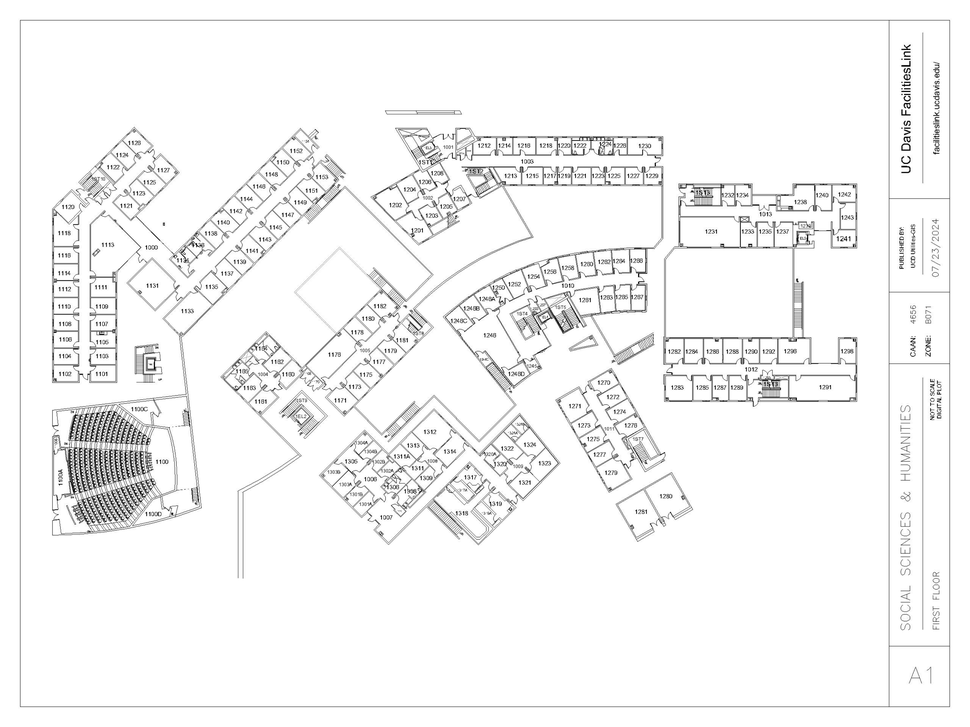
#> input picture code/DeathStarFirstFloor.png, 970 x 727 px, shrunk from 3413 x 2560 before the run, found by its file name
$ python thickDoors.py
#> lines starting #> are read from the running program, lines starting #| are printed output that depends on the picture; after the words box and inside, x2 and y2 are one past the last pixel; in counts of white or black regions, pixels touching at a corner belong together
import cv2
import numpy as np
import matplotlib.pyplot as plt
import time
import os
import pickle

# File paths for the uploaded images and detections
floorplan_image_path = "Code/data/floor_plans/DeathStarFirstFloor.png"
detections_file_path = "detections.pkl"  # File to save/load detections

def load_image(file_path):
    """
    Loads an image from the specified file path.

    Args:
        file_path (str): Path to the image file.

    Returns:
        numpy.ndarray: Loaded image.

    Raises:
        ValueError: If the image fails to load.
    """
    print(f"Loading image from: {file_path}")
    image = cv2.imread(file_path)

    # Check if the image was loaded correctly
    if image is None:
        raise ValueError(f"Failed to load the image. Check the file path: {file_path}")

    print("Image loaded successfully!")
    return image

def convert_to_binary_matrix(image):
    """
    Converts a BGR image to a binary image using grayscale conversion and thresholding.

    Args:
        image (numpy.ndarray): Input BGR image.

    Returns:
        numpy.ndarray: Binary image with pixels as 0 or 255.
    """
    # Convert to grayscale
    gray = cv2.cvtColor(image, cv2.COLOR_BGR2GRAY)
    # Apply binary thresholding (invert the binary image)
    _, binary = cv2.threshold(gray, 200, 255, cv2.THRESH_BINARY_INV)
    return binary

def expand_pixels_with_3x3_neighborhood(binary_image):
    """
    Expands all pixels with value 1 by filling a 3x3 neighborhood around each pixel with 1s.

    Args:
        binary_image (numpy.ndarray): Input binary image (0 or 255).

    Returns:
        numpy.ndarray: Expanded binary image with a 3x3 neighborhood filled around each 1 pixel.
    """
    # Create a 3x3 structuring element of 1s
    kernel = np.ones((3, 3), dtype=np.uint8)

    # Apply morphological dilation using the 3x3 kernel
    expanded_image = cv2.dilate(binary_image, kernel, iterations=1)

    return expanded_image

# [28 lines left out: function remove_thin_walls, not called in this run]

def define_template():
    """
    Defines the 23x20 binary template as provided.

    Returns:
        numpy.ndarray: Binary template image with pixels as 0 or 255.
    """
    template_matrix = np.array([
        list("00000000000000000000"),
        list("00000000000000111111"),
        list("00000000000001111111"),
        list("00000000000111111111"),
        list("00000000001111111111"),
        list("00000001111111101111"),
        list("00000001111111101111"),
        list("00000111111100001111"),
        list("00001111111000001111"),
        list("00011111110000001111"),
        list("00011111000000001111"),
        list("00011110000000001111"),
        list("00111110000000001111"),
        list("00111100000000001111"),
        list("01111100000000001111"),
        list("01111000000000001111"),
        list("01110000000000001111"),
        list("01110000000000001111"),
        list("11110000000000001111"),
        list("11110000000000001111"),
    ], dtype=str)

    # Convert '0' and '1' to binary values (0 and 255)
    template_binary = np.where(template_matrix == '1', 255, 0).astype(np.uint8)

    # Check the shape
    print(f"Template shape: {template_binary.shape}")

    return template_binary

def detect_template(image, template, scales=[1.2, 1.1, 1.0, 0.9, 0.8], angles=range(0, 360, 15), threshold=0.7):
    """
    Detects the given template in the image, handling rotations, mirrored versions, and multiple scales.
    Applies Non-Maximum Suppression (NMS) to remove closely overlapping detections.

    Args:
        image (numpy.ndarray): Input binary image (0 or 255).
        template (numpy.ndarray): Binary template image (0 or 255).
        scales (list): List of scales to resize the template.
        angles (iterable): Angles in degrees to rotate the template for matching.
        threshold (float): Matching threshold between 0 and 1.

    Returns:
        list of tuples: Final filtered detections with their top-left coordinates, rotation angles, and scale factors.
        numpy.ndarray: Image with filtered detected templates outlined.
    """
    detected = []
    result_image = cv2.cvtColor(image, cv2.COLOR_GRAY2BGR)

    # Create a mirrored (flipped) version of the template
    mirrored_template = cv2.flip(template, 1)

    # Define a list of templates to check (original and mirrored)
    templates = [template, mirrored_template]

    # Iterate over each template (original and mirrored)
    for current_template in templates:
        for scale in scales:
            # Resize the template based on the current scale
            scaled_template = cv2.resize(current_template, (0, 0), fx=scale, fy=scale, interpolation=cv2.INTER_NEAREST)
            template_height, template_width = scaled_template.shape

            for angle in angles:
                # Rotate the scaled template
                center = (template_width // 2, template_height // 2)
                M = cv2.getRotationMatrix2D(center, angle, 1.0)
                rotated_template = cv2.warpAffine(scaled_template, M, (template_width, template_height), flags=cv2.INTER_NEAREST)

                # Perform template matching
                result = cv2.matchTemplate(image, rotated_template, cv2.TM_CCOEFF_NORMED)

                # Find locations where the match exceeds the threshold
                loc = np.where(result >= threshold)

                for pt in zip(*loc[::-1]):
                    score = result[pt[1], pt[0]]
                    detected.append((pt, angle, scale, score, template_width, template_height))

    # Apply Non-Maximum Suppression (NMS)
    final_detections = apply_local_nms(detected, distance_threshold=10)

    # Draw final detections
    for det in final_detections:
        pt, angle, scale, score, template_width, template_height = det
        bottom_right = (pt[0] + template_width, pt[1] + template_height)
        cv2.rectangle(result_image, pt, bottom_right, (0, 255, 0), 2)  # Green rectangles

    print(f"Total final detections after NMS: {len(final_detections)}")
    return final_detections, result_image

def apply_local_nms(detections, distance_threshold=10):
    """
    Applies Non-Maximum Suppression (NMS) locally to groups of close detections.

    Args:
        detections (list): List of detections, each as (pt, angle, scale, score, width, height).
        distance_threshold (int): Maximum distance between detections to be considered close.

    Returns:
        list: Final list of filtered detections after local NMS.
    """
    if not detections:
        return []

    # Helper function to compute the Euclidean distance
    def euclidean_distance(pt1, pt2):
        return np.sqrt((pt1[0] - pt2[0]) ** 2 + (pt1[1] - pt2[1]) ** 2)

    # Convert detections to a list of centers and scores
    centers = [(det[0][0] + det[4] // 2, det[0][1] + det[5] // 2) for det in detections]
    scores = [det[3] for det in detections]

    # Group detections using a list of visited flags
    visited = [False] * len(detections)
    final_detections = []

    # Iterate through detections to find groups
    for i, (center1, score1) in enumerate(zip(centers, scores)):
        if visited[i]:
            continue

        group = [i]
        visited[i] = True

        # Find all detections close to the current one
        for j, (center2, score2) in enumerate(zip(centers, scores)):
            if i != j and not visited[j] and euclidean_distance(center1, center2) < distance_threshold:
                group.append(j)
                visited[j] = True

        # Apply NMS to the group by selecting the detection with the highest score
        best_index = max(group, key=lambda idx: scores[idx])
        final_detections.append(detections[best_index])

    return final_detections

def has_axis_aligned_corner(window):
    """
    Checks if the given window contains an axis-aligned 90-degree corner.

    Args:
        window (numpy.ndarray): Binary image window (0 or 255) of size 10x10.

    Returns:
        bool: True if the window contains an axis-aligned right-angle corner, False otherwise.
    """
    # Ensure the window is 10x10
    if window.shape != (10, 10):
        return False

    # Define corner patterns
    patterns = [
        ('top-left', window[0, :] == 255, window[:, 0] == 255),
        ('top-right', window[0, :] == 255, window[:, -1] == 255),
        ('bottom-left', window[-1, :] == 255, window[:, 0] == 255),
        ('bottom-right', window[-1, :] == 255, window[:, -1] == 255)
    ]

    for corner_type, row_condition, col_condition in patterns:
        if np.all(row_condition) and np.all(col_condition):
            # Check that the rest of the window is 0
            mask = np.zeros((10, 10), dtype=bool)
            if corner_type in ['top-left', 'top-right']:
                mask[0, :] = True
            if corner_type in ['top-left', 'bottom-left']:
                mask[:, 0] = True
            if corner_type in ['top-right', 'bottom-right']:
                mask[:, -1] = True
            if corner_type in ['bottom-left', 'bottom-right']:
                mask[-1, :] = True

            # Invert mask to check the rest
            rest = window.copy()
            rest[mask] = 0
            if np.all(rest == 0):
                return True

    return False

def filter_detections_with_axis_aligned_corners(detections, image, window_size=10):
    """
    Filters template detections that include an axis-aligned 90-degree corner within a 10x10 window.

    Args:
        detections (list): List of detections (pt, angle, scale, score, width, height).
        image (numpy.ndarray): Input binary image (0 or 255).
        window_size (int): Size of the window to check for corners around each detection.

    Returns:
        list: Filtered list of detections.
    """
    filtered_detections = []
    height, width = image.shape

    for det in detections:
        pt, angle, scale, score, w, h = det
        x1, y1 = pt

        # Define the window boundaries
        # We'll slide the window within the detection's bounding box
        detection_x_start = max(x1, 0)
        detection_y_start = max(y1, 0)
        detection_x_end = min(x1 + w, width)
        detection_y_end = min(y1 + h, height)

        contains_corner = False

        # Slide a 10x10 window across the detection's region
        for y in range(detection_y_start, detection_y_end - window_size + 1):
            for x in range(detection_x_start, detection_x_end - window_size + 1):
                window = image[y:y + window_size, x:x + window_size]
                if has_axis_aligned_corner(window):
                    contains_corner = True
                    break  # No need to check further windows in this detection
            if contains_corner:
                break

        if not contains_corner:
            filtered_detections.append(det)

    return filtered_detections

def save_detections(detections, filename):
    """
    Saves detections to a file using pickle.

    Args:
        detections (list): List of detections to save.
        filename (str): Path to the file where detections will be saved.
    """
    with open(filename, 'wb') as f:
        pickle.dump(detections, f)
    print(f"Detections saved to {filename}.")

# [14 lines left out: function load_detections, not called in this run]

def plot_color_image(image, title):
    """
    Plots a color image using matplotlib.

    Args:
        image (numpy.ndarray): Image to plot.
        title (str): Title of the plot.
    """
    plt.figure(figsize=(10, 10))
    # Convert BGR to RGB for correct color display
    image_rgb = cv2.cvtColor(255-image, cv2.COLOR_BGR2RGB)
    plt.imshow(image_rgb)
    plt.title(title)
    plt.axis('off')
    plt.show()

def main():
    start_time = time.time()

    if not os.path.exists(floorplan_image_path):
        raise ValueError(f"File not found: {floorplan_image_path}")

    # Load and preprocess the image
    image = load_image(floorplan_image_path)
#> in load_image, image is the input picture: shape (727, 970, 3); min 0, max 255, mean 245.1
    binary_image = convert_to_binary_matrix(image)
#> in convert_to_binary_matrix, `_, binary = cv2.threshold(gray, 200, 255, cv2.THRESH_BINARY_INV)`:
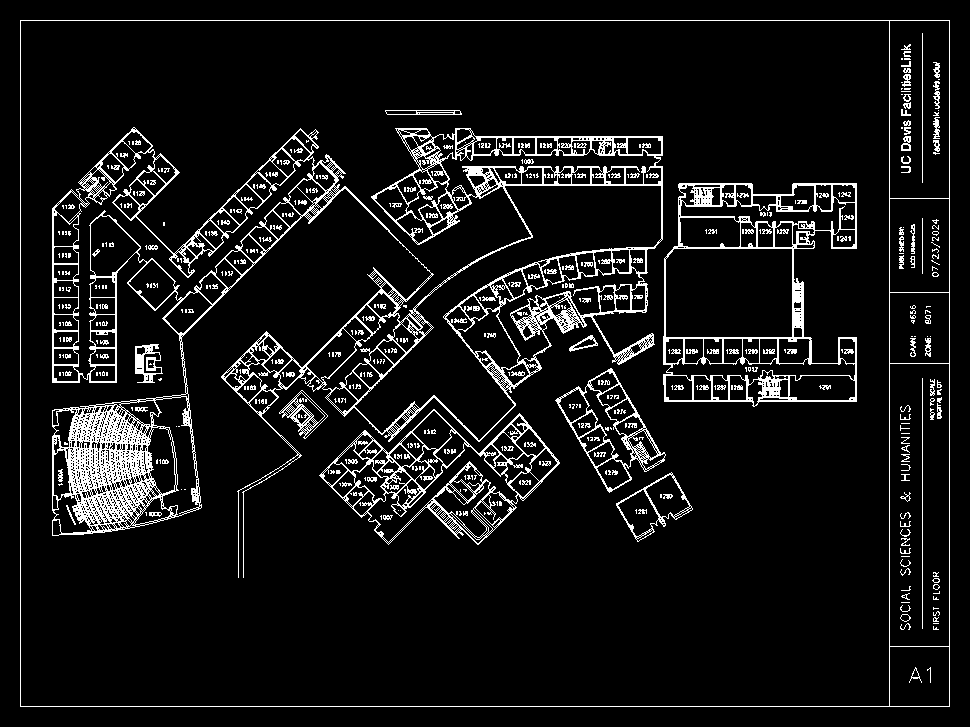
#> binary: shape (727, 970); 8.1% white in thin lines or dots
    expanded_image = expand_pixels_with_3x3_neighborhood(binary_image)
#> in expand_pixels_with_3x3_neighborhood, `expanded_image = cv2.dilate(binary_image, kernel, iterations=1)`:
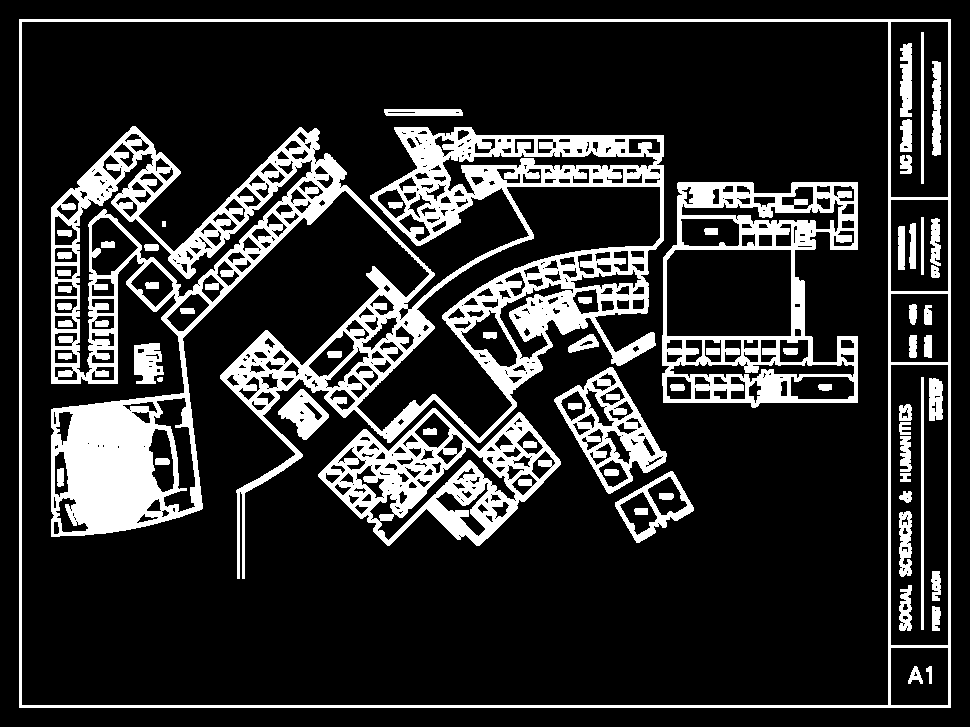
#> expanded_image: shape (727, 970); 18.2% white; 66 white regions, largest, box (x1, y1, x2, y2) and area: (51, 126, 664, 579) 69653, (662, 182, 858, 408) 14143, (318, 408, 561, 546) 12658
    template = define_template()

    # Check if detections file exists
    if os.path.exists(detections_file_path):
        # Load detections from the file
        detections = load_detections(detections_file_path)
    else:
        # Detect the template in the expanded image
        detections, result_image = detect_template(
            expanded_image,
            template,
            scales=[1.1, 1.0, 0.9, 0.8],
            angles=range(0, 360, 30),
            threshold=0.69
        )
#> in detect_template, `mirrored_template = cv2.flip(template, 1)`:
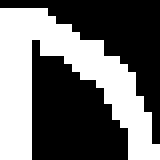
#> mirrored_template: shape (20, 20) (shown 8 times larger); 42.5% white; 1 white region, box (x1, y1, x2, y2) and area: (0, 1, 20, 20) 170
#> in detect_template, `mirrored_template = cv2.flip(template, 1)`:
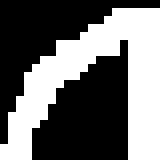
#> template: shape (20, 20) (shown 8 times larger); 42.5% white; 1 white region, box (x1, y1, x2, y2) and area: (0, 1, 20, 20) 170
#> the loop in detect_template, `for current_template in templates:` made 2 passes
#> after the loop in detect_template, `for current_template in templates:`: detected = 123 items
#> in apply_local_nms, `centers = [(det[0][0] + det[4] // 2, det[0][1] + det[5] // 2) for det ..`: centers = 123 pairs, first value 56 to 842, second value 131 to 481
#> in apply_local_nms, `scores = [det[3] for det in detections]`: scores = 123 values, max 0.79 at index 52, min 0.691 at index 114, mean 0.711
#> in apply_local_nms, `visited = [False] * len(detections)`: visited = 123 items, first 6: False, False, False, False, False, False
#> the loop in apply_local_nms, `for i, (center1, score1) in enumerate(zip(centers, scores)):` made 123 passes
#> (center1, score1) on passes 4, 8, 9, 10, 11, 12, 14, 15: ((56, 222), 0.703), ((153, 238), 0.739), ((154, 238), 0.738), ((131, 258), 0.709), ((132, 258), 0.724), ((131, 259), 0.748), ((170, 297), 0.713), ((169, 298), 0.761)
#> after the loop in apply_local_nms, `for i, (center1, score1) in enumerate(zip(centers, scores)):`: final_detections = 39 items; visited = 123 items, first 6: True, True, True, True, True, True
#> in detect_template, `final_detections = apply_local_nms(detected, distance_threshold=10)`: final_detections = 39 items
#> the loop in detect_template, `for det in final_detections:` made 39 passes
#> (pt, angle, scale, score, template_width, template_height, bottom_right) on passes 1 to 8: ((659, 251), 30, 0.9, 0.719, 18, 18, (677, 269)), ((122, 250), 0, 0.9, 0.748, 18, 18, (140, 268)), ((51, 209), 0, 0.9, 0.79, 18, 18, (69, 227)), ((500, 182), 90, 1, 0.704, 20, 20, (520, 202)), ((597, 471), 90, 1, 0.719, 20, 20, (617, 491)), ((146, 229), 270, 0.9, 0.763, 18, 18, (164, 247)), ((160, 289), 0, 0.9, 0.761, 18, 18, (178, 307)), ((196, 286), 90, 0.9, 0.701, 18, 18, (214, 304))
#> after the loop in detect_template, `for det in final_detections:`:
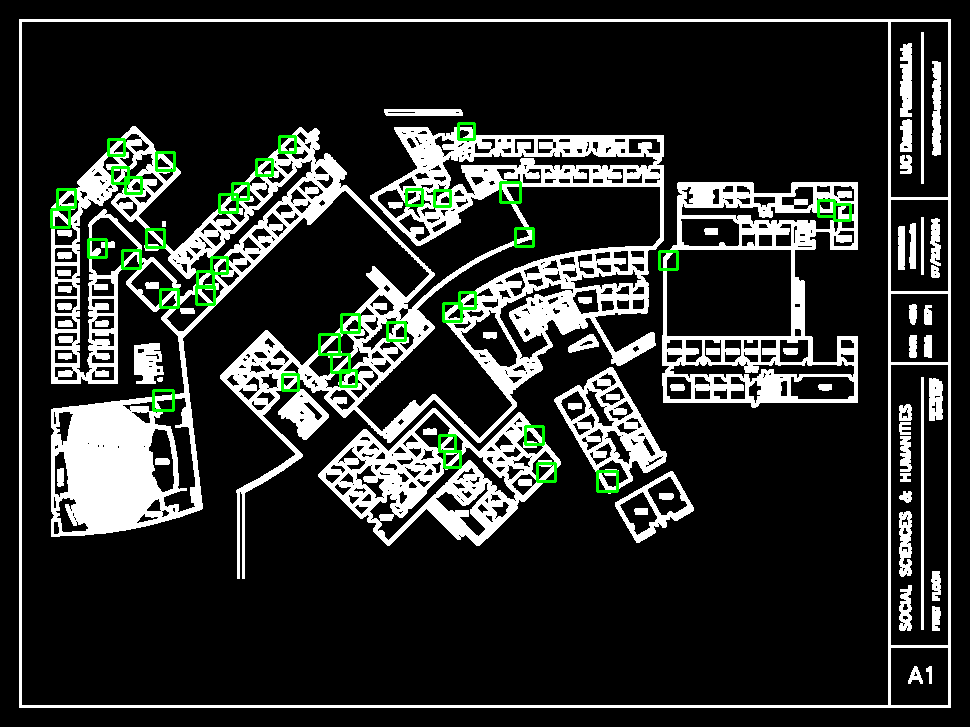
#> result_image: shape (727, 970, 3); mean B, G, R 45.2, 47.9, 45.2
#| Total final detections after NMS: 39
#> detections = 39 items

        # Save the detections for future use
        save_detections(detections, detections_file_path)

    print(f"Total detections before filtering: {len(detections)}")
#| Total detections before filtering: 39

    # Filter detections that include axis-aligned 90-degree corners
    final_detections = filter_detections_with_axis_aligned_corners(
        detections,
        expanded_image,
        window_size=20
    )
#> the loop in filter_detections_with_axis_aligned_corners, `for det in detections:` made 39 passes
#> (angle, scale, score, w, h, x1, y1, detection_x_start) on passes 1 to 8: (30, 0.9, 0.719, 18, 18, 659, 251, 659), (0, 0.9, 0.748, 18, 18, 122, 250, 122), (0, 0.9, 0.79, 18, 18, 51, 209, 51), (90, 1, 0.704, 20, 20, 500, 182, 500), (90, 1, 0.719, 20, 20, 597, 471, 597), (270, 0.9, 0.763, 18, 18, 146, 229, 146), (0, 0.9, 0.761, 18, 18, 160, 289, 160), (90, 0.9, 0.701, 18, 18, 196, 286, 196)

    print(f"Total detections after filtering: {len(final_detections)}")
#| Total detections after filtering: 39

    # Draw final detections after corner filtering
    filtered_detections_image = cv2.cvtColor(expanded_image, cv2.COLOR_GRAY2BGR)
    for det in final_detections:
        pt, angle, scale, score, template_width, template_height = det
        bottom_right = (pt[0] + template_width, pt[1] + template_height)
        cv2.rectangle(filtered_detections_image, pt, bottom_right, (0, 255, 0), 2)  # Green rectangles
#> this loop made 39 passes
#> det on passes 1 to 8: ((659, 251), 30, 0.9, 0.719, 18, 18), ((122, 250), 0, 0.9, 0.748, 18, 18), ((51, 209), 0, 0.9, 0.79, 18, 18), ((500, 182), 90, 1, 0.704, 20, 20), ((597, 471), 90, 1, 0.719, 20, 20), ((146, 229), 270, 0.9, 0.763, 18, 18), ((160, 289), 0, 0.9, 0.761, 18, 18), ((196, 286), 90, 0.9, 0.701, 18, 18)

    # Plot the filtered detections
    plot_color_image(filtered_detections_image, "Door detection")
#> in plot_color_image, `image_rgb = cv2.cvtColor(255-image, cv2.COLOR_BGR2RGB)`:
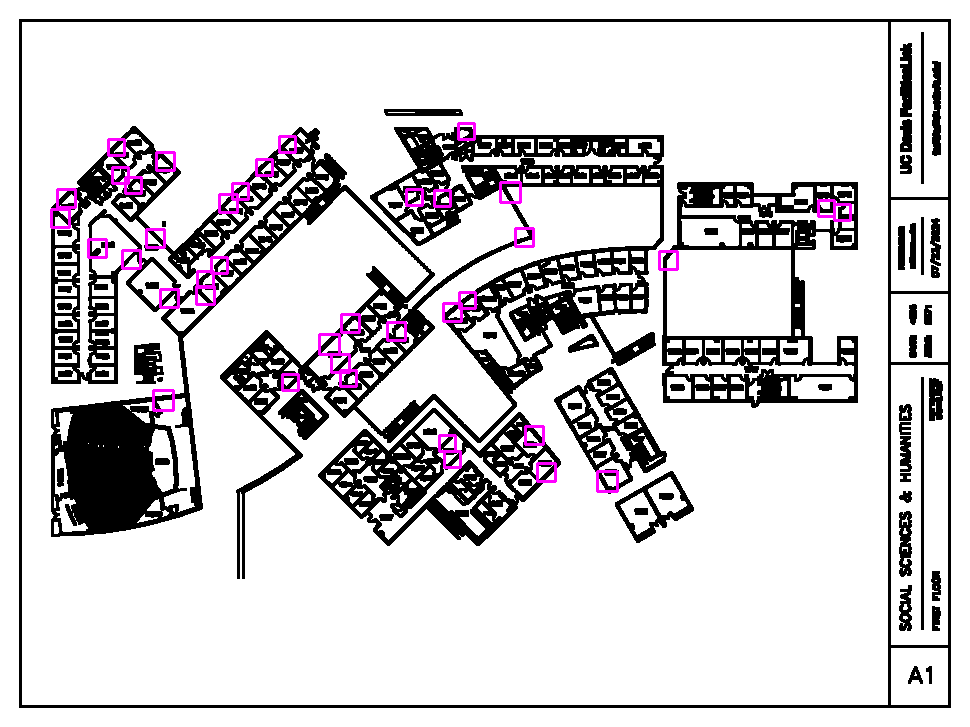
#> image_rgb: shape (727, 970, 3); mean R, G, B 209.8, 207.1, 209.8

    end_time = time.time()
    print("Processing time:", end_time - start_time, "seconds")

if __name__ == "__main__":
    main()
